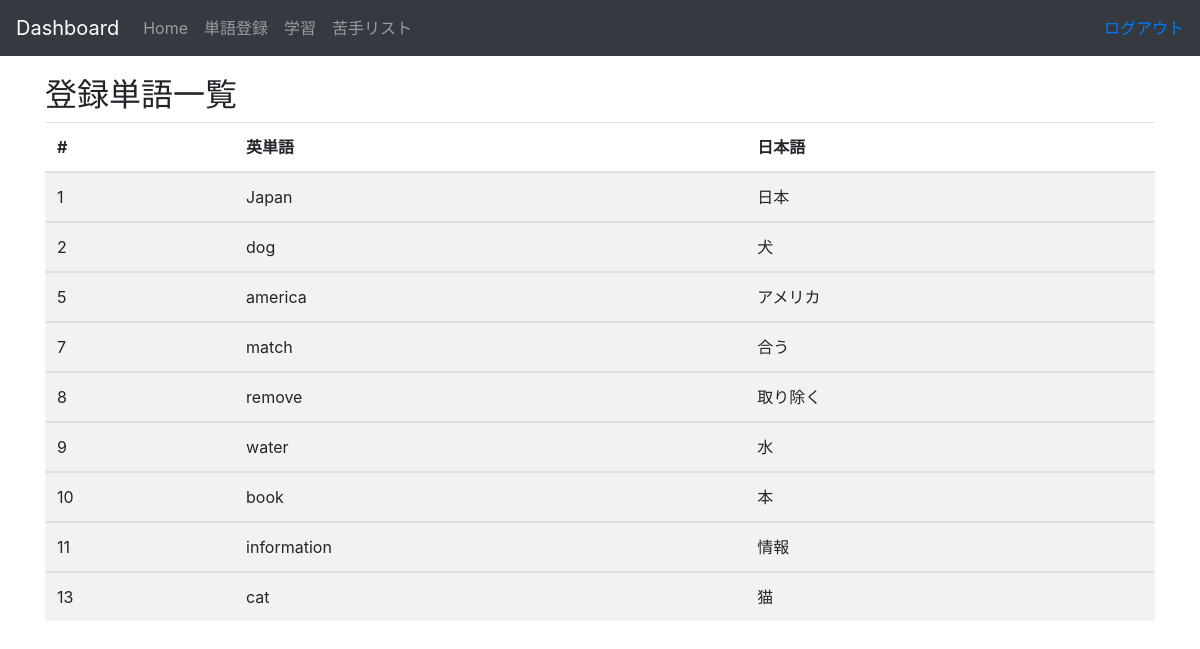
/user_home/ (signed in), run on the app's committed database.
### word_learn/models.py (models this page shows, shortened)
class Word(models.Model):
    user = models.ForeignKey(settings.AUTH_USER_MODEL, on_delete=models.CASCADE)
    weak=models.BooleanField(default=False)
    english_word = models.CharField(null=False,max_length=200)
    japanese_word = models.CharField(null=False,max_length=200)
    created_date = models.DateTimeField(default=timezone.now)

### word_learn/views.py (the view)
# urls.py: path('user_home/',views.UserHomeView.as_view(),name="UserHome"),
class UserHomeView(ListView):
	model=Word
	template_name='word_learn/user_menu.html'
	context_object_name = 'words'
	def get_queryset(self):
		return Word.objects.filter(user=self.request.user)

### word_learn/templates/word_learn/user_menu.html (shortened to what this page needs)
{% extends 'word_learn/base.html' %}
{% block content %}
<h2>登録単語一覧</h2>
   <div class="table-responsive">
     <table class="table table-striped">
        <thead>
          <tr>
             <th>#</th>
             <th>英単語</th>
             <th>日本語</th>
          </tr>
       </thead>
          {% for word in words %}
            <tbody>
              <tr>
                <td>{{word.id}}</td>
                <td>{{word.english_word}}</td>
                <td>{{word.japanese_word}}</td>
              </tr>
                {% endfor %}
           </tbody>
      </table>
    </div>
{% endblock %}

### data on the page
Word: id "1", english_word "Japan", japanese_word "日本"
Word: id "2", english_word "dog", japanese_word "犬"
Word: id "5", english_word "america", japanese_word "アメリカ"
Word: id "7", english_word "match", japanese_word "合う"
Word: id "8", english_word "remove", japanese_word "取り除く"
Word: id "9", english_word "water", japanese_word "水"
Word: id "10", english_word "book", japanese_word "本"
Word: id "11", english_word "information", japanese_word "情報"
Word: id "13", english_word "cat", japanese_word "猫"
